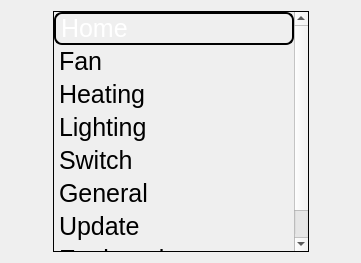
<?xml version="1.0" encoding="UTF-8"?>
<ui version="4.0">
 <class>MainSystemPage</class>
 <widget class="QWidget" name="MainSystemPage">
  <property name="geometry">
   <rect>
    <x>0</x>
    <y>0</y>
    <width>361</width>
    <height>263</height>
   </rect>
  </property>
  <property name="windowTitle">
   <string>Form</string>
  </property>
  <property name="styleSheet">
   <string notr="true">QListView {
	background: transparent;
	show-decoration-selected: 1;
	font: 25px;
}

QListView::item {
	background: transparent;
	padding: 2px;
	spacing: 10px;
}

QListView::item:selected {
	border: 2px solid #6a6ea9;
	border-radius: 8px;
	border-color: black;
	background-color: QLinearGradient( x1: 0, y1: 0, x2: 0, y2: 1, stop: 0 	#0000ff, stop: 0.1 #0000dd, stop: 0.49 #0000cc, stop: 0.5 #000077, stop: 1 #0000dd);
}
</string>
  </property>
  <layout class="QGridLayout" name="gridLayout">
   <item row="0" column="1">
    <widget class="QListWidget" name="listWidget">
     <property name="frameShape">
      <enum>QFrame::Box</enum>
     </property>
     <property name="frameShadow">
      <enum>QFrame::Plain</enum>
     </property>
     <property name="currentRow">
      <number>0</number>
     </property>
     <item>
      <property name="text">
       <string>Home</string>
      </property>
     </item>
     <item>
      <property name="text">
       <string>Fan</string>
      </property>
     </item>
     <item>
      <property name="text">
       <string>Heating</string>
      </property>
     </item>
     <item>
      <property name="text">
       <string>Lighting</string>
      </property>
     </item>
     <item>
      <property name="text">
       <string>Switch</string>
      </property>
     </item>
     <item>
      <property name="text">
       <string>General</string>
      </property>
     </item>
     <item>
      <property name="text">
       <string>Update</string>
      </property>
     </item>
     <item>
      <property name="text">
       <string>Engineering</string>
      </property>
     </item>
    </widget>
   </item>
   <item row="0" column="2">
    <spacer name="horizontalSpacer">
     <property name="orientation">
      <enum>Qt::Horizontal</enum>
     </property>
     <property name="sizeHint" stdset="0">
      <size>
       <width>40</width>
       <height>20</height>
      </size>
     </property>
    </spacer>
   </item>
   <item row="0" column="0">
    <spacer name="horizontalSpacer_2">
     <property name="orientation">
      <enum>Qt::Horizontal</enum>
     </property>
     <property name="sizeHint" stdset="0">
      <size>
       <width>40</width>
       <height>20</height>
      </size>
     </property>
    </spacer>
   </item>
  </layout>
 </widget>
 <resources/>
 <connections/>
</ui>
